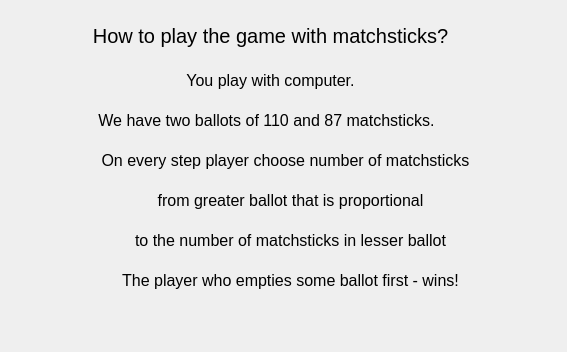
<?xml version="1.0" encoding="UTF-8"?>
<ui version="4.0">
 <class>HowToPlayWidget</class>
 <widget class="QWidget" name="HowToPlayWidget">
  <property name="geometry">
   <rect>
    <x>0</x>
    <y>0</y>
    <width>567</width>
    <height>352</height>
   </rect>
  </property>
  <property name="windowTitle">
   <string>Form</string>
  </property>
  <widget class="QLabel" name="label">
   <property name="geometry">
    <rect>
     <x>10</x>
     <y>10</y>
     <width>521</width>
     <height>51</height>
    </rect>
   </property>
   <property name="styleSheet">
    <string notr="true">font-size: 20px;
</string>
   </property>
   <property name="text">
    <string>How to play the game with matchsticks?</string>
   </property>
   <property name="alignment">
    <set>Qt::AlignCenter</set>
   </property>
  </widget>
  <widget class="QLabel" name="label_2">
   <property name="geometry">
    <rect>
     <x>66</x>
     <y>100</y>
     <width>401</width>
     <height>41</height>
    </rect>
   </property>
   <property name="styleSheet">
    <string notr="true">font-size: 16px;
</string>
   </property>
   <property name="text">
    <string>We have two ballots of 110 and 87 matchsticks.</string>
   </property>
   <property name="alignment">
    <set>Qt::AlignCenter</set>
   </property>
  </widget>
  <widget class="QLabel" name="label_3">
   <property name="geometry">
    <rect>
     <x>160</x>
     <y>60</y>
     <width>221</width>
     <height>41</height>
    </rect>
   </property>
   <property name="styleSheet">
    <string notr="true">font-size: 16px;
</string>
   </property>
   <property name="text">
    <string>You play with computer.</string>
   </property>
   <property name="alignment">
    <set>Qt::AlignCenter</set>
   </property>
  </widget>
  <widget class="QLabel" name="label_4">
   <property name="geometry">
    <rect>
     <x>70</x>
     <y>140</y>
     <width>431</width>
     <height>41</height>
    </rect>
   </property>
   <property name="styleSheet">
    <string notr="true">font-size: 16px;
</string>
   </property>
   <property name="text">
    <string>On every step player choose number of matchsticks</string>
   </property>
   <property name="alignment">
    <set>Qt::AlignCenter</set>
   </property>
  </widget>
  <widget class="QLabel" name="label_5">
   <property name="geometry">
    <rect>
     <x>90</x>
     <y>180</y>
     <width>401</width>
     <height>41</height>
    </rect>
   </property>
   <property name="styleSheet">
    <string notr="true">font-size: 16px;
</string>
   </property>
   <property name="text">
    <string>from greater ballot that is proportional</string>
   </property>
   <property name="alignment">
    <set>Qt::AlignCenter</set>
   </property>
  </widget>
  <widget class="QLabel" name="label_6">
   <property name="geometry">
    <rect>
     <x>90</x>
     <y>220</y>
     <width>401</width>
     <height>41</height>
    </rect>
   </property>
   <property name="styleSheet">
    <string notr="true">font-size: 16px;
</string>
   </property>
   <property name="text">
    <string>to the number of matchsticks in lesser ballot</string>
   </property>
   <property name="alignment">
    <set>Qt::AlignCenter</set>
   </property>
  </widget>
  <widget class="QLabel" name="label_7">
   <property name="geometry">
    <rect>
     <x>90</x>
     <y>260</y>
     <width>401</width>
     <height>41</height>
    </rect>
   </property>
   <property name="styleSheet">
    <string notr="true">font-size: 16px;
</string>
   </property>
   <property name="text">
    <string>The player who empties some ballot first - wins!</string>
   </property>
   <property name="alignment">
    <set>Qt::AlignCenter</set>
   </property>
  </widget>
 </widget>
 <resources/>
 <connections/>
</ui>
